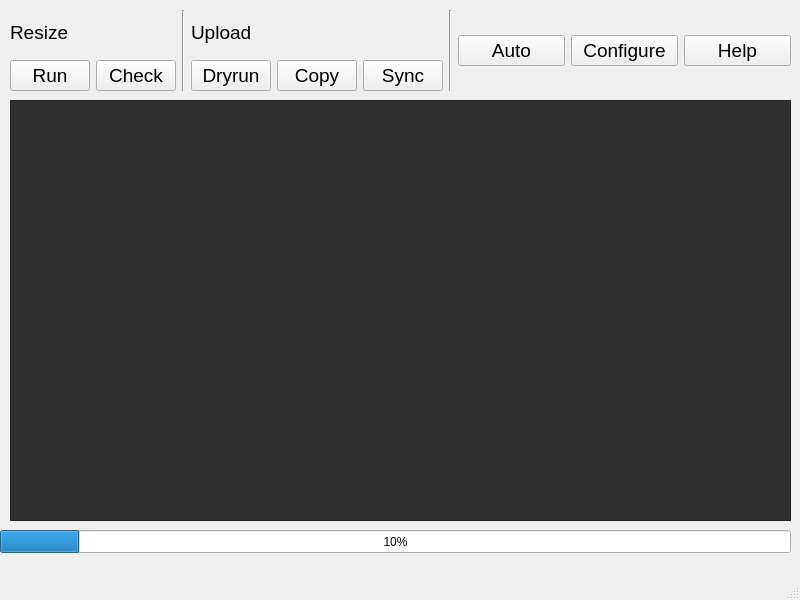
<?xml version="1.0" encoding="UTF-8"?>
<ui version="4.0">
 <class>MainWindow</class>
 <widget class="QMainWindow" name="MainWindow">
  <property name="geometry">
   <rect>
    <x>0</x>
    <y>0</y>
    <width>800</width>
    <height>600</height>
   </rect>
  </property>
  <property name="minimumSize">
   <size>
    <width>800</width>
    <height>600</height>
   </size>
  </property>
  <property name="maximumSize">
   <size>
    <width>800</width>
    <height>600</height>
   </size>
  </property>
  <property name="windowTitle">
   <string>MainWindow</string>
  </property>
  <widget class="QWidget" name="centralwidget">
   <widget class="QTextBrowser" name="console_pipe">
    <property name="geometry">
     <rect>
      <x>10</x>
      <y>100</y>
      <width>781</width>
      <height>421</height>
     </rect>
    </property>
    <property name="font">
     <font>
      <pointsize>10</pointsize>
     </font>
    </property>
    <property name="styleSheet">
     <string notr="true">background-color: rgb(48, 48, 48);
color: rgb(62, 255, 41);
</string>
    </property>
   </widget>
   <widget class="QProgressBar" name="progress_pipe">
    <property name="geometry">
     <rect>
      <x>0</x>
      <y>530</y>
      <width>791</width>
      <height>23</height>
     </rect>
    </property>
    <property name="styleSheet">
     <string notr="true"/>
    </property>
    <property name="value">
     <number>10</number>
    </property>
   </widget>
   <widget class="QWidget" name="horizontalLayoutWidget_3">
    <property name="geometry">
     <rect>
      <x>10</x>
      <y>10</y>
      <width>781</width>
      <height>81</height>
     </rect>
    </property>
    <layout class="QHBoxLayout" name="horizontalLayout_3">
     <item>
      <layout class="QVBoxLayout" name="verticalLayout_2">
       <item>
        <widget class="QLabel" name="label">
         <property name="font">
          <font>
           <pointsize>14</pointsize>
          </font>
         </property>
         <property name="text">
          <string>Resize</string>
         </property>
        </widget>
       </item>
       <item>
        <layout class="QHBoxLayout" name="horizontalLayout_2">
         <item>
          <widget class="QPushButton" name="run_btn">
           <property name="font">
            <font>
             <pointsize>14</pointsize>
            </font>
           </property>
           <property name="text">
            <string>Run</string>
           </property>
          </widget>
         </item>
         <item>
          <widget class="QPushButton" name="check_btn">
           <property name="font">
            <font>
             <pointsize>14</pointsize>
            </font>
           </property>
           <property name="text">
            <string>Check</string>
           </property>
          </widget>
         </item>
        </layout>
       </item>
      </layout>
     </item>
     <item>
      <widget class="Line" name="line_2">
       <property name="orientation">
        <enum>Qt::Vertical</enum>
       </property>
      </widget>
     </item>
     <item>
      <layout class="QVBoxLayout" name="verticalLayout_3">
       <item>
        <widget class="QLabel" name="label_2">
         <property name="font">
          <font>
           <pointsize>14</pointsize>
          </font>
         </property>
         <property name="text">
          <string>Upload</string>
         </property>
        </widget>
       </item>
       <item>
        <layout class="QHBoxLayout" name="horizontalLayout">
         <item>
          <widget class="QPushButton" name="dryrun_btn">
           <property name="font">
            <font>
             <pointsize>14</pointsize>
            </font>
           </property>
           <property name="text">
            <string>Dryrun</string>
           </property>
          </widget>
         </item>
         <item>
          <widget class="QPushButton" name="copy_btn">
           <property name="font">
            <font>
             <pointsize>14</pointsize>
            </font>
           </property>
           <property name="text">
            <string>Copy</string>
           </property>
          </widget>
         </item>
         <item>
          <widget class="QPushButton" name="sync_btn">
           <property name="font">
            <font>
             <pointsize>14</pointsize>
            </font>
           </property>
           <property name="text">
            <string>Sync</string>
           </property>
          </widget>
         </item>
        </layout>
       </item>
      </layout>
     </item>
     <item>
      <widget class="Line" name="line">
       <property name="orientation">
        <enum>Qt::Vertical</enum>
       </property>
      </widget>
     </item>
     <item>
      <widget class="QPushButton" name="auto_btn">
       <property name="font">
        <font>
         <pointsize>14</pointsize>
        </font>
       </property>
       <property name="text">
        <string>Auto</string>
       </property>
      </widget>
     </item>
     <item>
      <widget class="QPushButton" name="configure_btn">
       <property name="font">
        <font>
         <pointsize>14</pointsize>
        </font>
       </property>
       <property name="text">
        <string>Configure</string>
       </property>
      </widget>
     </item>
     <item>
      <widget class="QPushButton" name="help_btn">
       <property name="font">
        <font>
         <pointsize>14</pointsize>
        </font>
       </property>
       <property name="text">
        <string>Help</string>
       </property>
      </widget>
     </item>
    </layout>
   </widget>
  </widget>
  <widget class="QMenuBar" name="menubar">
   <property name="geometry">
    <rect>
     <x>0</x>
     <y>0</y>
     <width>800</width>
     <height>20</height>
    </rect>
   </property>
  </widget>
  <widget class="QStatusBar" name="statusbar"/>
 </widget>
 <resources/>
 <connections/>
</ui>
